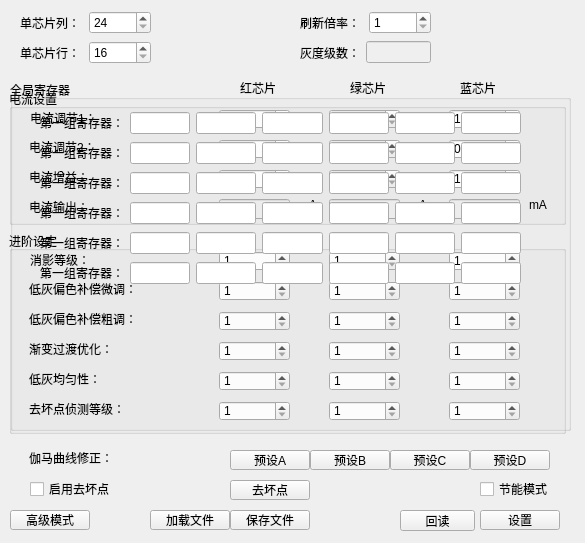
<?xml version="1.0" encoding="UTF-8"?>
<ui version="4.0">
 <class>ICXM11202GSetting</class>
 <widget class="QWidget" name="ICXM11202GSetting">
  <property name="geometry">
   <rect>
    <x>0</x>
    <y>0</y>
    <width>585</width>
    <height>543</height>
   </rect>
  </property>
  <property name="sizePolicy">
   <sizepolicy hsizetype="Fixed" vsizetype="Fixed">
    <horstretch>0</horstretch>
    <verstretch>0</verstretch>
   </sizepolicy>
  </property>
  <property name="windowTitle">
   <string>XM11202G芯片设置</string>
  </property>
  <widget class="QPushButton" name="pushButton_5">
   <property name="geometry">
    <rect>
     <x>470</x>
     <y>450</y>
     <width>80</width>
     <height>20</height>
    </rect>
   </property>
   <property name="text">
    <string>预设D</string>
   </property>
  </widget>
  <widget class="QLabel" name="label_17">
   <property name="geometry">
    <rect>
     <x>29</x>
     <y>450</y>
     <width>84</width>
     <height>16</height>
    </rect>
   </property>
   <property name="text">
    <string>伽马曲线修正：</string>
   </property>
  </widget>
  <widget class="QGroupBox" name="groupBox_2">
   <property name="geometry">
    <rect>
     <x>9</x>
     <y>231</y>
     <width>557</width>
     <height>203</height>
    </rect>
   </property>
   <property name="title">
    <string>进阶设定</string>
   </property>
   <widget class="QLabel" name="label_11">
    <property name="geometry">
     <rect>
      <x>21</x>
      <y>21</y>
      <width>141</width>
      <height>16</height>
     </rect>
    </property>
    <property name="text">
     <string>消影等级：</string>
    </property>
   </widget>
   <widget class="QSpinBox" name="spinBox_4">
    <property name="geometry">
     <rect>
      <x>210</x>
      <y>20</y>
      <width>71</width>
      <height>20</height>
     </rect>
    </property>
    <property name="minimum">
     <number>1</number>
    </property>
    <property name="maximum">
     <number>32</number>
    </property>
   </widget>
   <widget class="QSpinBox" name="spinBox_5">
    <property name="geometry">
     <rect>
      <x>320</x>
      <y>20</y>
      <width>71</width>
      <height>20</height>
     </rect>
    </property>
    <property name="minimum">
     <number>1</number>
    </property>
    <property name="maximum">
     <number>32</number>
    </property>
   </widget>
   <widget class="QSpinBox" name="spinBox_6">
    <property name="geometry">
     <rect>
      <x>440</x>
      <y>20</y>
      <width>71</width>
      <height>20</height>
     </rect>
    </property>
    <property name="minimum">
     <number>1</number>
    </property>
    <property name="maximum">
     <number>32</number>
    </property>
   </widget>
   <widget class="QLabel" name="label_12">
    <property name="geometry">
     <rect>
      <x>20</x>
      <y>50</y>
      <width>141</width>
      <height>16</height>
     </rect>
    </property>
    <property name="text">
     <string>低灰偏色补偿微调：</string>
    </property>
   </widget>
   <widget class="QSpinBox" name="spinBox_15">
    <property name="geometry">
     <rect>
      <x>440</x>
      <y>50</y>
      <width>71</width>
      <height>20</height>
     </rect>
    </property>
    <property name="minimum">
     <number>1</number>
    </property>
    <property name="maximum">
     <number>32</number>
    </property>
   </widget>
   <widget class="QSpinBox" name="spinBox_16">
    <property name="geometry">
     <rect>
      <x>320</x>
      <y>50</y>
      <width>71</width>
      <height>20</height>
     </rect>
    </property>
    <property name="minimum">
     <number>1</number>
    </property>
    <property name="maximum">
     <number>32</number>
    </property>
   </widget>
   <widget class="QSpinBox" name="spinBox_17">
    <property name="geometry">
     <rect>
      <x>210</x>
      <y>50</y>
      <width>71</width>
      <height>20</height>
     </rect>
    </property>
    <property name="minimum">
     <number>1</number>
    </property>
    <property name="maximum">
     <number>32</number>
    </property>
   </widget>
   <widget class="QLabel" name="label_13">
    <property name="geometry">
     <rect>
      <x>20</x>
      <y>80</y>
      <width>141</width>
      <height>16</height>
     </rect>
    </property>
    <property name="text">
     <string>低灰偏色补偿粗调：</string>
    </property>
   </widget>
   <widget class="QSpinBox" name="spinBox_18">
    <property name="geometry">
     <rect>
      <x>320</x>
      <y>80</y>
      <width>71</width>
      <height>20</height>
     </rect>
    </property>
    <property name="minimum">
     <number>1</number>
    </property>
    <property name="maximum">
     <number>64</number>
    </property>
   </widget>
   <widget class="QSpinBox" name="spinBox_19">
    <property name="geometry">
     <rect>
      <x>210</x>
      <y>80</y>
      <width>71</width>
      <height>20</height>
     </rect>
    </property>
    <property name="minimum">
     <number>1</number>
    </property>
    <property name="maximum">
     <number>64</number>
    </property>
   </widget>
   <widget class="QSpinBox" name="spinBox_20">
    <property name="geometry">
     <rect>
      <x>440</x>
      <y>80</y>
      <width>71</width>
      <height>20</height>
     </rect>
    </property>
    <property name="minimum">
     <number>1</number>
    </property>
    <property name="maximum">
     <number>64</number>
    </property>
   </widget>
   <widget class="QLabel" name="label_14">
    <property name="geometry">
     <rect>
      <x>20</x>
      <y>110</y>
      <width>141</width>
      <height>16</height>
     </rect>
    </property>
    <property name="text">
     <string>渐变过渡优化：</string>
    </property>
   </widget>
   <widget class="QSpinBox" name="spinBox_21">
    <property name="geometry">
     <rect>
      <x>440</x>
      <y>110</y>
      <width>71</width>
      <height>20</height>
     </rect>
    </property>
    <property name="minimum">
     <number>1</number>
    </property>
    <property name="maximum">
     <number>16</number>
    </property>
   </widget>
   <widget class="QSpinBox" name="spinBox_22">
    <property name="geometry">
     <rect>
      <x>320</x>
      <y>110</y>
      <width>71</width>
      <height>20</height>
     </rect>
    </property>
    <property name="minimum">
     <number>1</number>
    </property>
    <property name="maximum">
     <number>16</number>
    </property>
   </widget>
   <widget class="QSpinBox" name="spinBox_23">
    <property name="geometry">
     <rect>
      <x>210</x>
      <y>110</y>
      <width>71</width>
      <height>20</height>
     </rect>
    </property>
    <property name="minimum">
     <number>1</number>
    </property>
    <property name="maximum">
     <number>16</number>
    </property>
   </widget>
   <widget class="QSpinBox" name="spinBox_24">
    <property name="geometry">
     <rect>
      <x>440</x>
      <y>140</y>
      <width>71</width>
      <height>20</height>
     </rect>
    </property>
    <property name="minimum">
     <number>1</number>
    </property>
    <property name="maximum">
     <number>32</number>
    </property>
   </widget>
   <widget class="QSpinBox" name="spinBox_25">
    <property name="geometry">
     <rect>
      <x>320</x>
      <y>140</y>
      <width>71</width>
      <height>20</height>
     </rect>
    </property>
    <property name="minimum">
     <number>1</number>
    </property>
    <property name="maximum">
     <number>32</number>
    </property>
   </widget>
   <widget class="QLabel" name="label_15">
    <property name="geometry">
     <rect>
      <x>20</x>
      <y>140</y>
      <width>141</width>
      <height>16</height>
     </rect>
    </property>
    <property name="text">
     <string>低灰均匀性：</string>
    </property>
   </widget>
   <widget class="QSpinBox" name="spinBox_26">
    <property name="geometry">
     <rect>
      <x>210</x>
      <y>140</y>
      <width>71</width>
      <height>20</height>
     </rect>
    </property>
    <property name="minimum">
     <number>1</number>
    </property>
    <property name="maximum">
     <number>32</number>
    </property>
   </widget>
   <widget class="QSpinBox" name="spinBox_27">
    <property name="geometry">
     <rect>
      <x>440</x>
      <y>170</y>
      <width>71</width>
      <height>20</height>
     </rect>
    </property>
    <property name="minimum">
     <number>1</number>
    </property>
    <property name="maximum">
     <number>32</number>
    </property>
   </widget>
   <widget class="QSpinBox" name="spinBox_28">
    <property name="geometry">
     <rect>
      <x>320</x>
      <y>170</y>
      <width>71</width>
      <height>20</height>
     </rect>
    </property>
    <property name="minimum">
     <number>1</number>
    </property>
    <property name="maximum">
     <number>32</number>
    </property>
   </widget>
   <widget class="QLabel" name="label_16">
    <property name="geometry">
     <rect>
      <x>20</x>
      <y>170</y>
      <width>141</width>
      <height>16</height>
     </rect>
    </property>
    <property name="text">
     <string>去坏点侦测等级：</string>
    </property>
   </widget>
   <widget class="QSpinBox" name="spinBox_29">
    <property name="geometry">
     <rect>
      <x>210</x>
      <y>170</y>
      <width>71</width>
      <height>20</height>
     </rect>
    </property>
    <property name="minimum">
     <number>1</number>
    </property>
    <property name="maximum">
     <number>32</number>
    </property>
   </widget>
  </widget>
  <widget class="QGroupBox" name="groupBox">
   <property name="geometry">
    <rect>
     <x>9</x>
     <y>89</y>
     <width>557</width>
     <height>136</height>
    </rect>
   </property>
   <property name="title">
    <string>电流设置</string>
   </property>
   <widget class="QLabel" name="label_2">
    <property name="geometry">
     <rect>
      <x>21</x>
      <y>21</y>
      <width>141</width>
      <height>16</height>
     </rect>
    </property>
    <property name="text">
     <string>电流调节1：</string>
    </property>
   </widget>
   <widget class="QSpinBox" name="spinBox">
    <property name="geometry">
     <rect>
      <x>210</x>
      <y>20</y>
      <width>71</width>
      <height>20</height>
     </rect>
    </property>
    <property name="minimum">
     <number>1</number>
    </property>
    <property name="maximum">
     <number>2</number>
    </property>
    <property name="value">
     <number>1</number>
    </property>
   </widget>
   <widget class="QSpinBox" name="spinBox_2">
    <property name="geometry">
     <rect>
      <x>320</x>
      <y>20</y>
      <width>71</width>
      <height>20</height>
     </rect>
    </property>
    <property name="minimum">
     <number>1</number>
    </property>
    <property name="maximum">
     <number>2</number>
    </property>
   </widget>
   <widget class="QSpinBox" name="spinBox_3">
    <property name="geometry">
     <rect>
      <x>440</x>
      <y>20</y>
      <width>71</width>
      <height>20</height>
     </rect>
    </property>
    <property name="minimum">
     <number>1</number>
    </property>
    <property name="maximum">
     <number>2</number>
    </property>
   </widget>
   <widget class="QLabel" name="label_5">
    <property name="geometry">
     <rect>
      <x>20</x>
      <y>50</y>
      <width>141</width>
      <height>16</height>
     </rect>
    </property>
    <property name="text">
     <string>电流调节2：</string>
    </property>
   </widget>
   <widget class="QSpinBox" name="spinBox_9">
    <property name="geometry">
     <rect>
      <x>440</x>
      <y>50</y>
      <width>71</width>
      <height>20</height>
     </rect>
    </property>
    <property name="maximum">
     <number>63</number>
    </property>
   </widget>
   <widget class="QSpinBox" name="spinBox_10">
    <property name="geometry">
     <rect>
      <x>320</x>
      <y>50</y>
      <width>71</width>
      <height>20</height>
     </rect>
    </property>
    <property name="maximum">
     <number>63</number>
    </property>
   </widget>
   <widget class="QSpinBox" name="spinBox_11">
    <property name="geometry">
     <rect>
      <x>210</x>
      <y>50</y>
      <width>71</width>
      <height>20</height>
     </rect>
    </property>
    <property name="maximum">
     <number>63</number>
    </property>
   </widget>
   <widget class="QLabel" name="label_6">
    <property name="geometry">
     <rect>
      <x>20</x>
      <y>80</y>
      <width>141</width>
      <height>16</height>
     </rect>
    </property>
    <property name="text">
     <string>电流增益：</string>
    </property>
   </widget>
   <widget class="QSpinBox" name="spinBox_12">
    <property name="geometry">
     <rect>
      <x>320</x>
      <y>80</y>
      <width>71</width>
      <height>20</height>
     </rect>
    </property>
    <property name="minimum">
     <number>1</number>
    </property>
    <property name="maximum">
     <number>16</number>
    </property>
   </widget>
   <widget class="QSpinBox" name="spinBox_13">
    <property name="geometry">
     <rect>
      <x>210</x>
      <y>80</y>
      <width>71</width>
      <height>20</height>
     </rect>
    </property>
    <property name="minimum">
     <number>1</number>
    </property>
    <property name="maximum">
     <number>32</number>
    </property>
   </widget>
   <widget class="QSpinBox" name="spinBox_14">
    <property name="geometry">
     <rect>
      <x>440</x>
      <y>80</y>
      <width>71</width>
      <height>20</height>
     </rect>
    </property>
    <property name="minimum">
     <number>1</number>
    </property>
    <property name="maximum">
     <number>16</number>
    </property>
   </widget>
   <widget class="QLabel" name="label_7">
    <property name="geometry">
     <rect>
      <x>20</x>
      <y>110</y>
      <width>141</width>
      <height>16</height>
     </rect>
    </property>
    <property name="text">
     <string>电流输出：</string>
    </property>
   </widget>
   <widget class="QLabel" name="label_8">
    <property name="geometry">
     <rect>
      <x>290</x>
      <y>110</y>
      <width>54</width>
      <height>12</height>
     </rect>
    </property>
    <property name="text">
     <string>mA</string>
    </property>
   </widget>
   <widget class="QLabel" name="label_9">
    <property name="geometry">
     <rect>
      <x>400</x>
      <y>110</y>
      <width>54</width>
      <height>12</height>
     </rect>
    </property>
    <property name="text">
     <string>mA</string>
    </property>
   </widget>
   <widget class="QLabel" name="label_10">
    <property name="geometry">
     <rect>
      <x>520</x>
      <y>110</y>
      <width>54</width>
      <height>12</height>
     </rect>
    </property>
    <property name="text">
     <string>mA</string>
    </property>
   </widget>
   <widget class="QLineEdit" name="lineEdit">
    <property name="enabled">
     <bool>false</bool>
    </property>
    <property name="geometry">
     <rect>
      <x>210</x>
      <y>110</y>
      <width>71</width>
      <height>20</height>
     </rect>
    </property>
   </widget>
   <widget class="QLineEdit" name="lineEdit_2">
    <property name="enabled">
     <bool>false</bool>
    </property>
    <property name="geometry">
     <rect>
      <x>320</x>
      <y>110</y>
      <width>71</width>
      <height>20</height>
     </rect>
    </property>
   </widget>
   <widget class="QLineEdit" name="lineEdit_3">
    <property name="enabled">
     <bool>false</bool>
    </property>
    <property name="geometry">
     <rect>
      <x>440</x>
      <y>110</y>
      <width>71</width>
      <height>20</height>
     </rect>
    </property>
   </widget>
  </widget>
  <widget class="QPushButton" name="pushButton_6">
   <property name="geometry">
    <rect>
     <x>230</x>
     <y>480</y>
     <width>80</width>
     <height>20</height>
    </rect>
   </property>
   <property name="text">
    <string>去坏点</string>
   </property>
  </widget>
  <widget class="QCheckBox" name="checkBox_2">
   <property name="geometry">
    <rect>
     <x>30</x>
     <y>480</y>
     <width>85</width>
     <height>18</height>
    </rect>
   </property>
   <property name="text">
    <string>启用去坏点</string>
   </property>
  </widget>
  <widget class="QCheckBox" name="checkBox">
   <property name="geometry">
    <rect>
     <x>480</x>
     <y>480</y>
     <width>73</width>
     <height>18</height>
    </rect>
   </property>
   <property name="text">
    <string>节能模式</string>
   </property>
  </widget>
  <widget class="QPushButton" name="pushButton">
   <property name="geometry">
    <rect>
     <x>480</x>
     <y>510</y>
     <width>80</width>
     <height>20</height>
    </rect>
   </property>
   <property name="text">
    <string>设置</string>
   </property>
  </widget>
  <widget class="QPushButton" name="pushButton_2">
   <property name="geometry">
    <rect>
     <x>230</x>
     <y>450</y>
     <width>80</width>
     <height>20</height>
    </rect>
   </property>
   <property name="text">
    <string>预设A</string>
   </property>
  </widget>
  <widget class="QPushButton" name="pushButton_4">
   <property name="geometry">
    <rect>
     <x>390</x>
     <y>450</y>
     <width>80</width>
     <height>20</height>
    </rect>
   </property>
   <property name="text">
    <string>预设C</string>
   </property>
  </widget>
  <widget class="QPushButton" name="pushButton_3">
   <property name="geometry">
    <rect>
     <x>310</x>
     <y>450</y>
     <width>80</width>
     <height>20</height>
    </rect>
   </property>
   <property name="text">
    <string>预设B</string>
   </property>
  </widget>
  <widget class="QLabel" name="label">
   <property name="geometry">
    <rect>
     <x>240</x>
     <y>80</y>
     <width>36</width>
     <height>16</height>
    </rect>
   </property>
   <property name="text">
    <string>红芯片</string>
   </property>
  </widget>
  <widget class="QLabel" name="label_3">
   <property name="geometry">
    <rect>
     <x>350</x>
     <y>80</y>
     <width>36</width>
     <height>16</height>
    </rect>
   </property>
   <property name="text">
    <string>绿芯片</string>
   </property>
  </widget>
  <widget class="QLabel" name="label_4">
   <property name="geometry">
    <rect>
     <x>460</x>
     <y>80</y>
     <width>36</width>
     <height>16</height>
    </rect>
   </property>
   <property name="text">
    <string>蓝芯片</string>
   </property>
  </widget>
  <widget class="QWidget" name="layoutWidget">
   <property name="geometry">
    <rect>
     <x>20</x>
     <y>10</y>
     <width>131</width>
     <height>25</height>
    </rect>
   </property>
   <layout class="QHBoxLayout" name="horizontalLayout_2">
    <item>
     <widget class="QLabel" name="label_19">
      <property name="text">
       <string>单芯片列：</string>
      </property>
     </widget>
    </item>
    <item>
     <widget class="QSpinBox" name="spinBox_8">
      <property name="minimum">
       <number>24</number>
      </property>
      <property name="maximum">
       <number>40</number>
      </property>
      <property name="value">
       <number>24</number>
      </property>
     </widget>
    </item>
   </layout>
  </widget>
  <widget class="QWidget" name="layoutWidget_2">
   <property name="geometry">
    <rect>
     <x>20</x>
     <y>40</y>
     <width>131</width>
     <height>25</height>
    </rect>
   </property>
   <layout class="QHBoxLayout" name="horizontalLayout_3">
    <item>
     <widget class="QLabel" name="label_20">
      <property name="text">
       <string>单芯片行：</string>
      </property>
     </widget>
    </item>
    <item>
     <widget class="QSpinBox" name="spinBox_30">
      <property name="minimum">
       <number>16</number>
      </property>
      <property name="maximum">
       <number>36</number>
      </property>
      <property name="value">
       <number>16</number>
      </property>
     </widget>
    </item>
   </layout>
  </widget>
  <widget class="QWidget" name="layoutWidget_3">
   <property name="geometry">
    <rect>
     <x>300</x>
     <y>40</y>
     <width>131</width>
     <height>25</height>
    </rect>
   </property>
   <layout class="QHBoxLayout" name="horizontalLayout_4">
    <item>
     <widget class="QLabel" name="label_21">
      <property name="text">
       <string>灰度级数：</string>
      </property>
     </widget>
    </item>
    <item>
     <widget class="QLineEdit" name="lineEdit_4">
      <property name="enabled">
       <bool>false</bool>
      </property>
     </widget>
    </item>
   </layout>
  </widget>
  <widget class="QWidget" name="layoutWidget">
   <property name="geometry">
    <rect>
     <x>300</x>
     <y>10</y>
     <width>131</width>
     <height>25</height>
    </rect>
   </property>
   <layout class="QHBoxLayout" name="horizontalLayout">
    <item>
     <widget class="QLabel" name="label_18">
      <property name="text">
       <string>刷新倍率：</string>
      </property>
     </widget>
    </item>
    <item>
     <widget class="QSpinBox" name="spinBox_7">
      <property name="minimum">
       <number>1</number>
      </property>
      <property name="maximum">
       <number>64</number>
      </property>
      <property name="value">
       <number>1</number>
      </property>
     </widget>
    </item>
   </layout>
  </widget>
  <widget class="QPushButton" name="pushButton_8">
   <property name="geometry">
    <rect>
     <x>150</x>
     <y>510</y>
     <width>80</width>
     <height>20</height>
    </rect>
   </property>
   <property name="text">
    <string>加载文件</string>
   </property>
  </widget>
  <widget class="QPushButton" name="pushButton_9">
   <property name="geometry">
    <rect>
     <x>230</x>
     <y>510</y>
     <width>80</width>
     <height>20</height>
    </rect>
   </property>
   <property name="text">
    <string>保存文件</string>
   </property>
  </widget>
  <widget class="QPushButton" name="pushButton_7">
   <property name="geometry">
    <rect>
     <x>400</x>
     <y>510</y>
     <width>75</width>
     <height>21</height>
    </rect>
   </property>
   <property name="text">
    <string>回读</string>
   </property>
  </widget>
  <widget class="QGroupBox" name="groupBox_3">
   <property name="geometry">
    <rect>
     <x>10</x>
     <y>80</y>
     <width>561</width>
     <height>351</height>
    </rect>
   </property>
   <property name="title">
    <string>全局寄存器</string>
   </property>
   <widget class="QWidget" name="">
    <property name="geometry">
     <rect>
      <x>30</x>
      <y>30</y>
      <width>481</width>
      <height>176</height>
     </rect>
    </property>
    <layout class="QVBoxLayout" name="verticalLayout">
     <item>
      <layout class="QHBoxLayout" name="horizontalLayout_5">
       <item>
        <widget class="QLabel" name="label_22">
         <property name="text">
          <string>第一组寄存器：</string>
         </property>
        </widget>
       </item>
       <item>
        <widget class="QLineEdit" name="lineEdit_5"/>
       </item>
       <item>
        <widget class="QLineEdit" name="lineEdit_6"/>
       </item>
       <item>
        <widget class="QLineEdit" name="lineEdit_7"/>
       </item>
       <item>
        <widget class="QLineEdit" name="lineEdit_8"/>
       </item>
       <item>
        <widget class="QLineEdit" name="lineEdit_9"/>
       </item>
       <item>
        <widget class="QLineEdit" name="lineEdit_10"/>
       </item>
      </layout>
     </item>
     <item>
      <layout class="QHBoxLayout" name="horizontalLayout_6">
       <item>
        <widget class="QLabel" name="label_23">
         <property name="text">
          <string>第一组寄存器：</string>
         </property>
        </widget>
       </item>
       <item>
        <widget class="QLineEdit" name="lineEdit_11"/>
       </item>
       <item>
        <widget class="QLineEdit" name="lineEdit_12"/>
       </item>
       <item>
        <widget class="QLineEdit" name="lineEdit_13"/>
       </item>
       <item>
        <widget class="QLineEdit" name="lineEdit_14"/>
       </item>
       <item>
        <widget class="QLineEdit" name="lineEdit_15"/>
       </item>
       <item>
        <widget class="QLineEdit" name="lineEdit_16"/>
       </item>
      </layout>
     </item>
     <item>
      <layout class="QHBoxLayout" name="horizontalLayout_7">
       <item>
        <widget class="QLabel" name="label_24">
         <property name="text">
          <string>第一组寄存器：</string>
         </property>
        </widget>
       </item>
       <item>
        <widget class="QLineEdit" name="lineEdit_17"/>
       </item>
       <item>
        <widget class="QLineEdit" name="lineEdit_18"/>
       </item>
       <item>
        <widget class="QLineEdit" name="lineEdit_19"/>
       </item>
       <item>
        <widget class="QLineEdit" name="lineEdit_20"/>
       </item>
       <item>
        <widget class="QLineEdit" name="lineEdit_21"/>
       </item>
       <item>
        <widget class="QLineEdit" name="lineEdit_22"/>
       </item>
      </layout>
     </item>
     <item>
      <layout class="QHBoxLayout" name="horizontalLayout_8">
       <item>
        <widget class="QLabel" name="label_25">
         <property name="text">
          <string>第一组寄存器：</string>
         </property>
        </widget>
       </item>
       <item>
        <widget class="QLineEdit" name="lineEdit_23"/>
       </item>
       <item>
        <widget class="QLineEdit" name="lineEdit_24"/>
       </item>
       <item>
        <widget class="QLineEdit" name="lineEdit_25"/>
       </item>
       <item>
        <widget class="QLineEdit" name="lineEdit_26"/>
       </item>
       <item>
        <widget class="QLineEdit" name="lineEdit_27"/>
       </item>
       <item>
        <widget class="QLineEdit" name="lineEdit_28"/>
       </item>
      </layout>
     </item>
     <item>
      <layout class="QHBoxLayout" name="horizontalLayout_9">
       <item>
        <widget class="QLabel" name="label_26">
         <property name="text">
          <string>第一组寄存器：</string>
         </property>
        </widget>
       </item>
       <item>
        <widget class="QLineEdit" name="lineEdit_29"/>
       </item>
       <item>
        <widget class="QLineEdit" name="lineEdit_30"/>
       </item>
       <item>
        <widget class="QLineEdit" name="lineEdit_31"/>
       </item>
       <item>
        <widget class="QLineEdit" name="lineEdit_32"/>
       </item>
       <item>
        <widget class="QLineEdit" name="lineEdit_33"/>
       </item>
       <item>
        <widget class="QLineEdit" name="lineEdit_34"/>
       </item>
      </layout>
     </item>
     <item>
      <layout class="QHBoxLayout" name="horizontalLayout_10">
       <item>
        <widget class="QLabel" name="label_27">
         <property name="text">
          <string>第一组寄存器：</string>
         </property>
        </widget>
       </item>
       <item>
        <widget class="QLineEdit" name="lineEdit_35"/>
       </item>
       <item>
        <widget class="QLineEdit" name="lineEdit_36"/>
       </item>
       <item>
        <widget class="QLineEdit" name="lineEdit_37"/>
       </item>
       <item>
        <widget class="QLineEdit" name="lineEdit_38"/>
       </item>
       <item>
        <widget class="QLineEdit" name="lineEdit_39"/>
       </item>
       <item>
        <widget class="QLineEdit" name="lineEdit_40"/>
       </item>
      </layout>
     </item>
    </layout>
   </widget>
  </widget>
  <widget class="QPushButton" name="pushButton_10">
   <property name="geometry">
    <rect>
     <x>10</x>
     <y>510</y>
     <width>80</width>
     <height>20</height>
    </rect>
   </property>
   <property name="text">
    <string>高级模式</string>
   </property>
  </widget>
  <zorder>layoutWidget</zorder>
  <zorder>pushButton_5</zorder>
  <zorder>label_17</zorder>
  <zorder>groupBox_2</zorder>
  <zorder>groupBox</zorder>
  <zorder>pushButton_6</zorder>
  <zorder>checkBox_2</zorder>
  <zorder>checkBox</zorder>
  <zorder>pushButton</zorder>
  <zorder>pushButton_4</zorder>
  <zorder>pushButton_3</zorder>
  <zorder>label</zorder>
  <zorder>label_3</zorder>
  <zorder>label_4</zorder>
  <zorder>pushButton_2</zorder>
  <zorder>layoutWidget</zorder>
  <zorder>layoutWidget_2</zorder>
  <zorder>layoutWidget_3</zorder>
  <zorder>pushButton_8</zorder>
  <zorder>pushButton_9</zorder>
  <zorder>pushButton_7</zorder>
  <zorder>groupBox_3</zorder>
  <zorder>pushButton_10</zorder>
 </widget>
 <resources/>
 <connections>
  <connection>
   <sender>pushButton_6</sender>
   <signal>clicked()</signal>
   <receiver>pushButton_6</receiver>
   <slot>click()</slot>
   <hints>
    <hint type="sourcelabel">
     <x>242</x>
     <y>487</y>
    </hint>
    <hint type="destinationlabel">
     <x>242</x>
     <y>487</y>
    </hint>
   </hints>
  </connection>
  <connection>
   <sender>pushButton_7</sender>
   <signal>clicked()</signal>
   <receiver>pushButton_7</receiver>
   <slot>click()</slot>
   <hints>
    <hint type="sourcelabel">
     <x>200</x>
     <y>516</y>
    </hint>
    <hint type="destinationlabel">
     <x>200</x>
     <y>516</y>
    </hint>
   </hints>
  </connection>
 </connections>
</ui>
